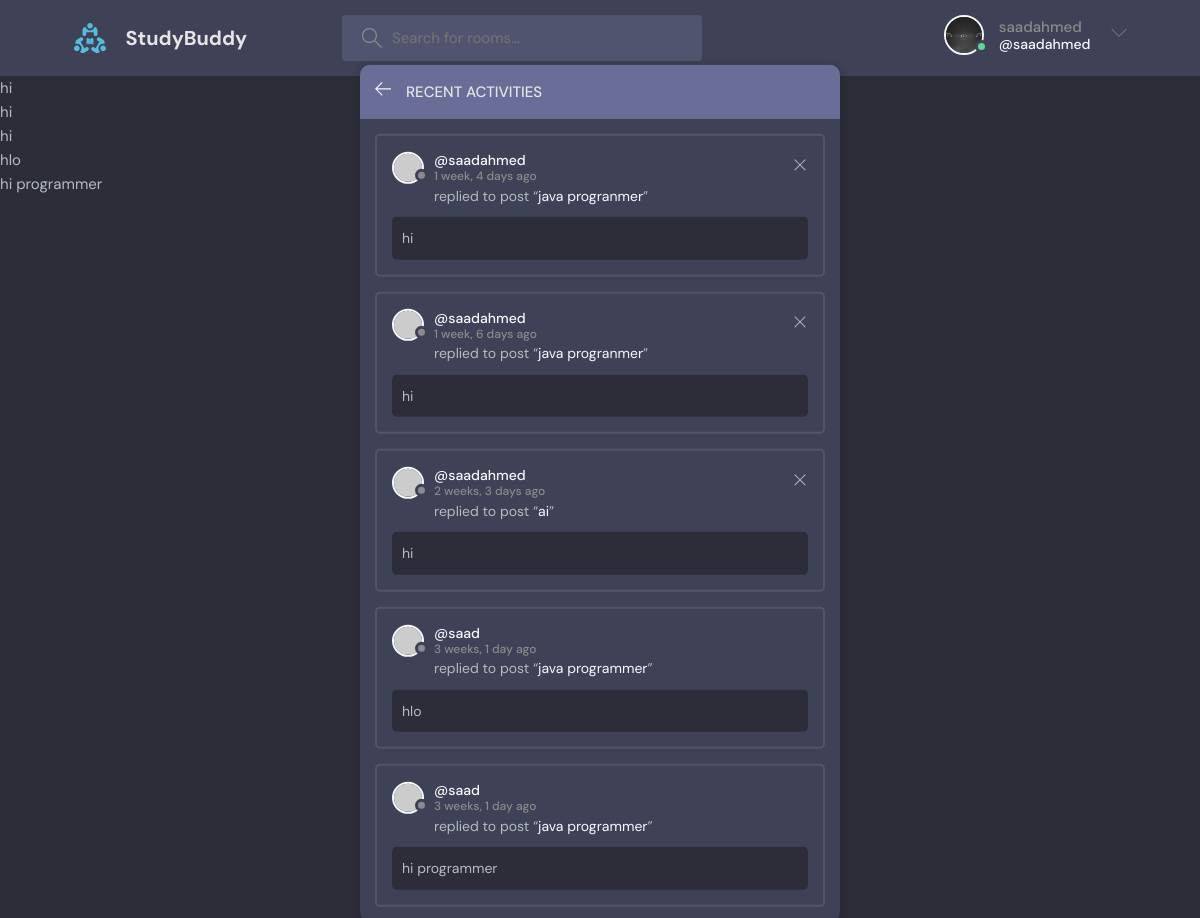
/activity/ (signed in), run on the app's committed database.
### user/models.py (models this page shows)
class User(AbstractUser):
    name=models.CharField(null=True, max_length=250)
    email=models.EmailField(unique=True,null=True)
    bio=models.TextField(blank=True)
    avater =models.ImageField(null=True, default='avatar.svg')

class Message (models.Model):
    user =models.ForeignKey(User, on_delete=models.CASCADE)
    room =models.ForeignKey(Room, on_delete=models.CASCADE)
    body =models.TextField(default='Default message')
    updated=models.DateTimeField(auto_now=True)
    created =models.DateTimeField(auto_now_add=True)
    class Meta:
        ordering=['-updated','-created']
    def __str__(self):
        return self.body[0:50]

class Room (models.Model):
    host =models.ForeignKey(User, on_delete=models.SET_NULL, null=True)
    topic =models.ForeignKey(Topic, on_delete=models.SET_NULL, null=True)
    name =models.CharField(max_length=200)
    description=models.TextField(null=True, blank=True)
    participants =models.ManyToManyField(
        User, related_name='participants', blank=True)
    updated=models.DateTimeField(auto_now=True)
    created=models.DateTimeField(auto_now_add=True)
    class Meta:
        ordering=['-updated','-created'] #
    def __str__(self) :
        return self.name

### user/views.py (the view)
# urls.py: path('activity/',views.activityPage, name='activity'),
def activityPage(request):
    messages =Message.objects.all()
    return render(request, 'base/activity.html',{'messages':messages})

### templates/base/activity.html
{% extends "base/main.html" %}
{% block content %}
    <main class="layout">
      <div class="container">
        <div class="layout__box">
          <div class="layout__boxHeader">
            <div class="layout__boxTitle">
              <a href="{% url 'home' %}">
                <svg version="1.1" xmlns="http://www.w3.org/2000/svg" width="32" height="32" viewBox="0 0 32 32">
                  <title>arrow-left</title>
                  <path
                    d="M13.723 2.286l-13.723 13.714 13.719 13.714 1.616-1.611-10.96-10.96h27.625v-2.286h-27.625l10.965-10.965-1.616-1.607z"
                  ></path>
                </svg>
              </a>
              <h3>Recent Activities</h3>
            </div>
          </div>
          {% for message in messages%}
    <div class="activities__box">
      <div class="activities__boxHeader roomListRoom__header">
        <a href="profile.html" class="roomListRoom__author">
          <div class="avatar avatar--small">
            <img src="https://randomuser.me/api/portraits/women/11.jpg" />
          </div>
          <p>
            @{{message.user.username}}
            <span>{{message.created|timesince}} ago</span>
          </p>
        </a>
        {% if request.user == message.user%}
        <div class="roomListRoom__actions">
          <a href="{% url 'delete-message' message.id %}">
            <svg version="1.1" xmlns="http://www.w3.org/2000/svg" width="32" height="32" viewBox="0 0 32 32">
              <title>remove</title>
              <path
                d="M27.314 6.019l-1.333-1.333-9.98 9.981-9.981-9.981-1.333 1.333 9.981 9.981-9.981 9.98 1.333 1.333 9.981-9.98 9.98 9.98 1.333-1.333-9.98-9.98 9.98-9.981z"
              ></path>
            </svg>
          </a>
        </div>
        {% endif%}
      </div>
      <div class="activities__boxContent">
        <p>replied to post “<a href="{url 'user-profile' message.user.id}">{{message.room}}</a>”</p>
        <div class="activities__boxRoomContent">
          {{message}}
        </div>
      </div>
    </div>
    {% endfor%}
      </div>
    </main>
{% endblock content%}

### templates/base/main.html (shortened to what this page needs)
<!DOCTYPE html>
{% load static %}
<html lang="en">
<head>
    <link rel="stylesheet" href="{% static 'styles/style.css' %}">
</head>
<body>
     {% include "base/navbar.html" %}
        {% if messages %}
            <ul class="messages">
                {% for message in messages %}
                <li>{{message}}</li>
                {% endfor %}
            </ul>
        {% endif %}
     {% block content %}
     {% endblock content %}
</body>
</html>

### templates/base/navbar.html (shortened to what this page needs)
{% load static %}
<header class="header header--loggedIn">
    <div class="container">
      <a href="/" class="header__logo">
        <img src="{% static 'images/logo.svg' %}" />
        <h1>StudyBuddy</h1>
      </a>
      <form class="header__search" method="GET" action="{% url 'home' %}">
        <label>
          <input name='q'placeholder="Search for rooms..." />
        </label>
      </form>
      <nav class="header__menu">
        <div class="header__user">
          <a href="{%url 'user-profile' user.id%}">
            <div class="avatar avatar--medium active">
              <img src="{{user.avater.url}}" />
            </div>
            <p>{{user}} <span>@{{user}}</span></p>
          </a>
          <button class="dropdown-button">
            <svg version="1.1" xmlns="http://www.w3.org/2000/svg" width="32" height="32" viewBox="0 0 32 32">
              <title>chevron-down</title>
              <path d="M16 21l-13-13h-3l16 16 16-16h-3l-13 13z"></path>
            </svg>
          </button>
        </div>
      </nav>
    </div>
  </header>

### data on the page
User: avater (picture), username "saadahmed"
Message: body "hi", user.username "saadahmed", created "1 week, 4 days", room "java progranmer"
Message: body "hi", user.username "saadahmed", created "1 week, 6 days", room "java progranmer"
Message: body "hi", user.username "saadahmed", created "2 weeks, 3 days", room "ai"
Message: body "hlo", user.username "saad", created "3 weeks, 1 day", room "java programmer"
Message: body "hi programmer", user.username "saad", created "3 weeks, 1 day", room "java programmer"
